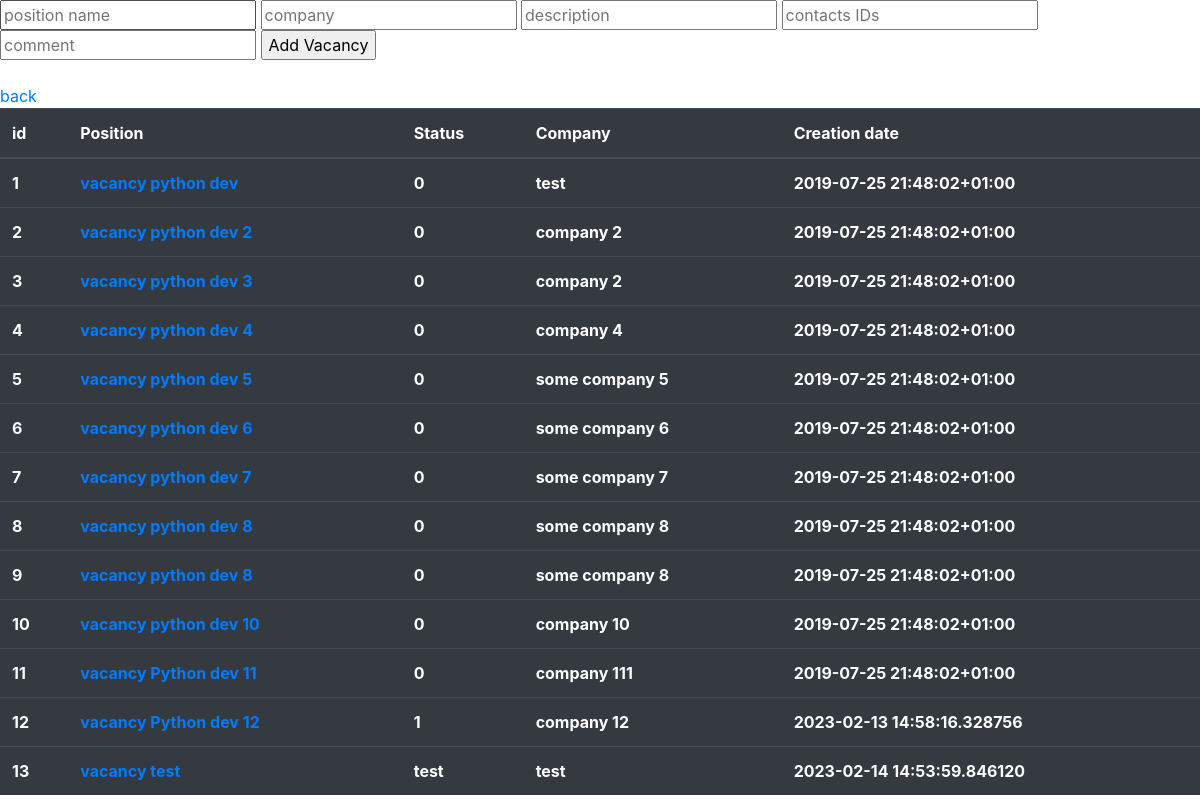
The page /vacancy/ on the database its author committed.
### models.py (models this page shows, shortened)
class Vacancy(Base):
    __tablename__ = 'vacancy'
    id = Column(Integer, primary_key=True, unique=True, autoincrement=True, nullable=False)
    creation_date = Column(DateTime, default=datetime.utcnow())
    status = Column(Integer, nullable=False, default=0)
    company = Column(String(120), nullable=False)
    contacts_ids = Column(String(16))
    description = Column(Text, nullable=False)
    position_name = Column(String(50), nullable=False)
    comment = Column(Text, nullable=True)
    user_id = Column(Integer, ForeignKey('user.id'))
    def __repr__(self):
        return f'vacancy {self.position_name}'

### app.py (the view, shortened to what this page needs)
@app.route('/vacancy/', methods=['GET', 'POST'])
def all_vacancies():
    result = al_db.db_session.query(models.Vacancy).all()
    return render_template('vacancy_add.html', vacancies=result)

### templates/vacancy_add.html (shortened to what this page needs)
<!DOCTYPE html>
<html lang="en">
<head>
    <link rel="stylesheet" href="https://cdn.jsdelivr.net/npm/bootstrap@4.3.1/dist/css/bootstrap.min.css"
>
</head>
<body>
<form action="/vacancy/" method="POST">
    <input type="text" name="position_name" placeholder="position name">
    <input type="text" name="company" placeholder="company">
    <input type="text" name="description" placeholder="description">
    <input type="text" name="contacts_ids" placeholder="contacts IDs">
    <input type="text" name="comment" placeholder="comment">
    <input type="submit" value="Add Vacancy">
</form>
<br/>
<a href="../">back</a>
<br/>
<table class="table table-dark">
    <thead>
    <tr>
        <th scope="col">id</th>
        <th scope="col">Position</th>
        <th scope="col">Status</th>
        <th scope="col">Company</th>
        <th scope="col">Creation date</th>
    </tr>
    </thead>
    <tbody>
    {% for vacancy in vacancies %}
    <tr>
        <th scope="row">{{ vacancy.id }}</th>
        <th scope="row"><a href="{{ vacancy.id }}/">{{ vacancy }}</a></th>
        <th scope="row">{{ vacancy.status }}</th>
        <th scope="row">{{ vacancy.company }}</th>
        <th scope="row">{{ vacancy.creation_date }}</th>
    </tr>
    {% endfor %}
    </tbody>
</table>
</body>
</html>

### rows shown on the page
Vacancy: id "1", position_name "vacancy python dev", status "0", company "test", creation_date "2019-07-25 21:48:02+01:00"
Vacancy: id "2", position_name "vacancy python dev 2", status "0", company "company 2", creation_date "2019-07-25 21:48:02+01:00"
Vacancy: id "3", position_name "vacancy python dev 3", status "0", company "company 2", creation_date "2019-07-25 21:48:02+01:00"
Vacancy: id "4", position_name "vacancy python dev 4", status "0", company "company 4", creation_date "2019-07-25 21:48:02+01:00"
Vacancy: id "5", position_name "vacancy python dev 5", status "0", company "some company 5", creation_date "2019-07-25 21:48:02+01:00"
Vacancy: id "6", position_name "vacancy python dev 6", status "0", company "some company 6", creation_date "2019-07-25 21:48:02+01:00"
Vacancy: id "7", position_name "vacancy python dev 7", status "0", company "some company 7", creation_date "2019-07-25 21:48:02+01:00"
Vacancy: id "8", position_name "vacancy python dev 8", status "0", company "some company 8", creation_date "2019-07-25 21:48:02+01:00"
Vacancy: id "9", position_name "vacancy python dev 8", status "0", company "some company 8", creation_date "2019-07-25 21:48:02+01:00"
Vacancy: id "10", position_name "vacancy python dev 10", status "0", company "company 10", creation_date "2019-07-25 21:48:02+01:00"
Vacancy: id "11", position_name "vacancy Python dev 11", status "0", company "company 111", creation_date "2019-07-25 21:48:02+01:00"
Vacancy: id "12", position_name "vacancy Python dev 12", status "1", company "company 12", creation_date "2023-02-13 14:58:16.328756"
Vacancy: id "13", position_name "vacancy test", status "test", company "test", creation_date "2023-02-14 14:53:59.846120"
